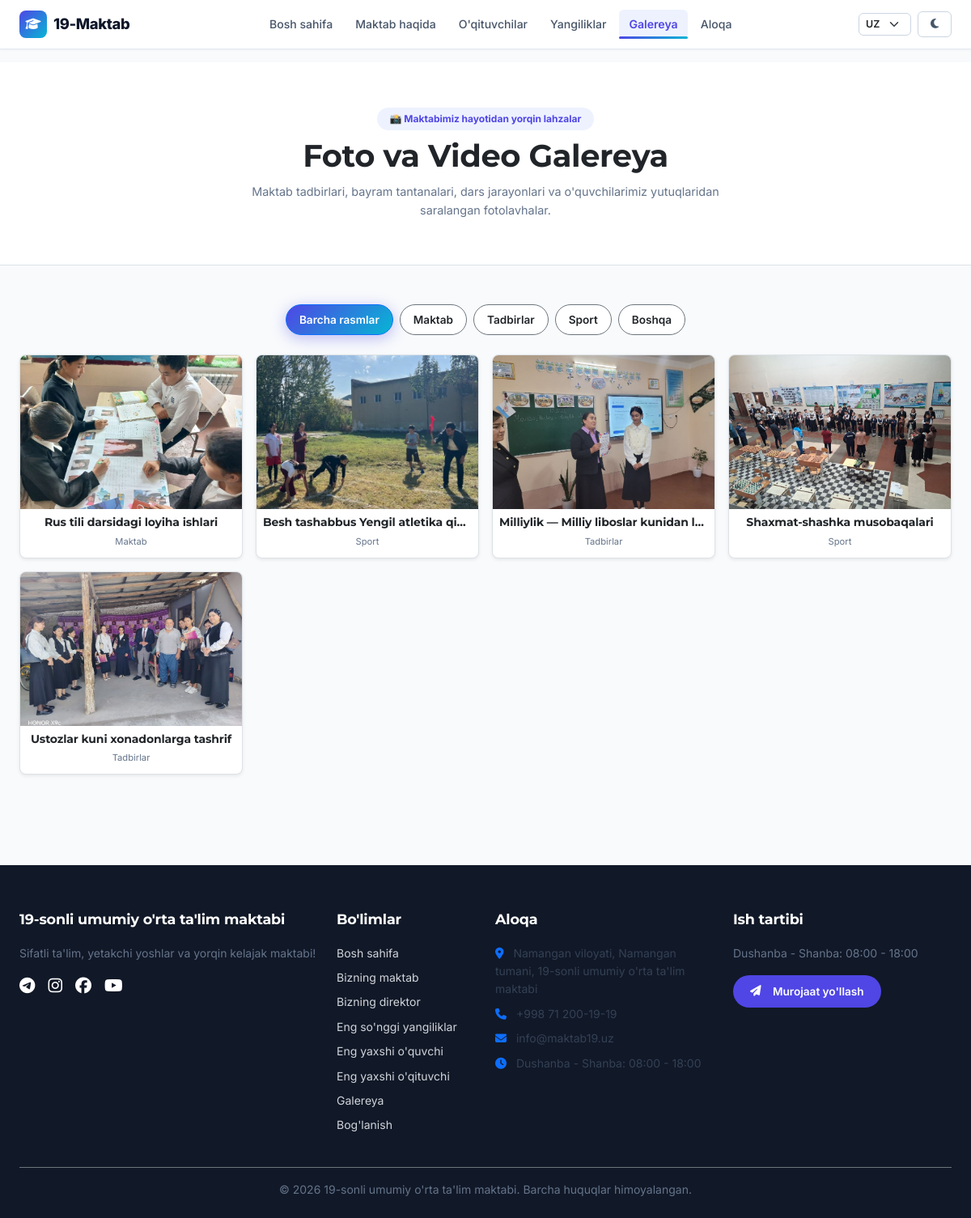
The page /gallery/ on the database as committed earlier.
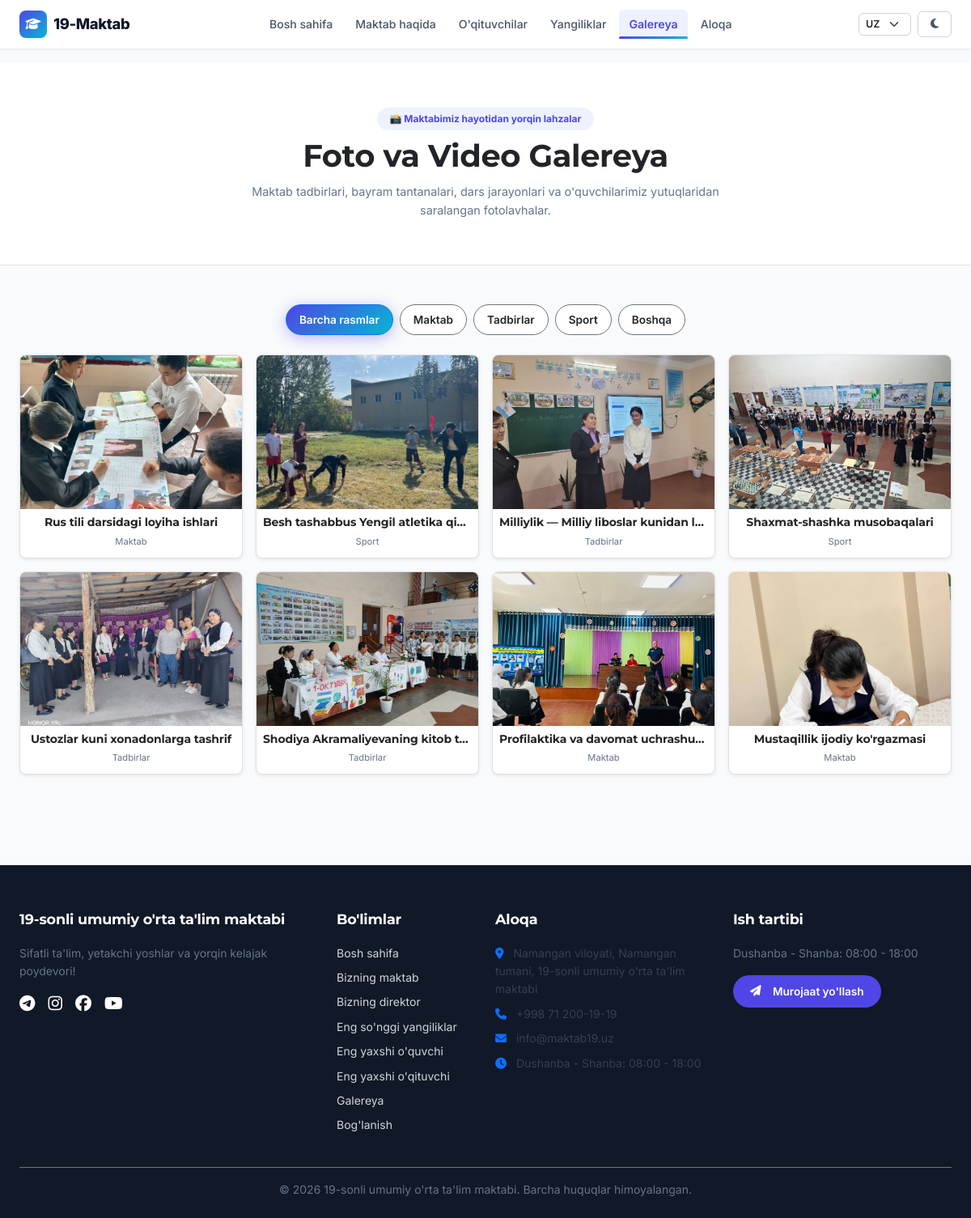
The same page on the database as committed later.
### apps/core/models.py (models this page shows, shortened)
class GalleryImage(models.Model):
    CATEGORY_CHOICES = [
        ('school', 'Maktab'),
        ('events', 'Tadbirlar'),
        ('sports', 'Sport'),
        ('other', 'Boshqa'),
    ]
    title = models.CharField(max_length=200, verbose_name="Rasm nomi")
    image = models.ImageField(upload_to='gallery/', verbose_name="Rasm fayli")
    category = models.CharField(max_length=50, choices=CATEGORY_CHOICES, default='school', verbose_name="Kategoriya")
    order = models.PositiveIntegerField(default=0, verbose_name="Tartib raqami")
    is_active = models.BooleanField(default=True, verbose_name="Faol")
    created_at = models.DateTimeField(auto_now_add=True, verbose_name="Yuklangan vaqti")
    class Meta:
        verbose_name = 'Galereya rasmi'
        verbose_name_plural = 'Galereya rasmlari'
        ordering = ['order', '-created_at']

class SiteSettings(models.Model):
    school_name = models.CharField(max_length=200, verbose_name="Maktab nomi (UZ)")
    school_name_ru = models.CharField(max_length=200, blank=True, verbose_name="Maktab nomi (RU)")
    school_name_en = models.CharField(max_length=200, blank=True, verbose_name="Maktab nomi (EN)")
    tagline = models.CharField(max_length=300, blank=True, verbose_name="Shior (UZ)")
    tagline_ru = models.CharField(max_length=300, blank=True, verbose_name="Shior (RU)")
    tagline_en = models.CharField(max_length=300, blank=True, verbose_name="Shior (EN)")
    hero_image = models.ImageField(upload_to='site/', blank=True, null=True, verbose_name="Bosh sahifa rasmi")
    about_text = models.TextField(blank=True, verbose_name="Maktab haqida (UZ)")
    about_text_ru = models.TextField(blank=True, verbose_name="Maktab haqida (RU)")
    about_text_en = models.TextField(blank=True, verbose_name="Maktab haqida (EN)")
    director_name = models.CharField(max_length=200, blank=True, verbose_name="Direktor F.I.Sh")
    director_message = models.TextField(blank=True, verbose_name="Direktor murojaati")
    director_photo = models.ImageField(upload_to='director/', blank=True, null=True, verbose_name="Direktor rasmi")
    phone = models.CharField(max_length=50, blank=True, verbose_name="Telefon raqam")
    email = models.EmailField(blank=True, verbose_name="Elektron pochta")
    address = models.TextField(blank=True, verbose_name="Manzil (UZ)")
    address_ru = models.TextField(blank=True, verbose_name="Manzil (RU)")
    address_en = models.TextField(blank=True, verbose_name="Manzil (EN)")
    working_hours = models.CharField(max_length=200, blank=True, verbose_name="Ish vaqti")
    facebook_url = models.URLField(blank=True, verbose_name="Facebook havolasi")
    telegram_url = models.URLField(blank=True, verbose_name="Telegram havolasi")
    instagram_url = models.URLField(blank=True, verbose_name="Instagram havolasi")
    youtube_url = models.URLField(blank=True, verbose_name="YouTube havolasi")
    primary_color = models.CharField(max_length=7, default='#4F46E5', verbose_name="Asosiy rang")
    secondary_color = models.CharField(max_length=7, default='#06B6D4', verbose_name="Qo'shimcha rang")
    accent_color = models.CharField(max_length=7, default='#FACC15', verbose_name="Urg'u rangi")
    class Meta:
        verbose_name = 'Sayt sozlamalari'
        verbose_name_plural = 'Sayt sozlamalari'
    @property
    def localized_name(self):
        lang = get_language() or 'uz'
        if lang.startswith('ru') and self.school_name_ru:
            return self.school_name_ru
        if lang.startswith('en') and self.school_name_en:
            return self.school_name_en
        return self.school_name
    @property
    def localized_tagline(self):
        lang = get_language() or 'uz'
        if lang.startswith('ru') and self.tagline_ru:
            return self.tagline_ru
        if lang.startswith('en') and self.tagline_en:
            return self.tagline_en
        return self.tagline
    @property
    def localized_address(self):
        lang = get_language() or 'uz'
        if lang.startswith('ru') and self.address_ru:
            return self.address_ru
        if lang.startswith('en') and self.address_en:
            return self.address_en
        return self.address

### apps/core/views.py (the view)
# urls.py: path('gallery/', views.gallery_view, name='gallery'),
def gallery_view(request):
    category = request.GET.get('category', 'all')
    images = GalleryImage.objects.filter(is_active=True)
    if category and category != 'all':
        images = images.filter(category=category)
    images = images.order_by('order', '-created_at')
    context = {
        'images': images,
        'current_category': category,
        'categories': GalleryImage.CATEGORY_CHOICES,
    }
    return render(request, 'gallery.html', context)

### templates/gallery.html (shortened to what this page needs)
{% extends 'base.html' %}
{% load i18n static %}
{% block content %}
<section class="py-5 bg-white border-bottom text-center">
  <div class="container py-2">
    <span class="badge rounded-pill px-3 py-2 mb-2" style="background:#EEF2FF; color:var(--primary,#4F46E5); font-weight:700; font-size:0.75rem;">
      📸 {% trans "Maktabimiz hayotidan yorqin lahzalar" %}
    </span>
    <h1 class="fw-bold mb-2 text-dark" style="font-size:clamp(1.6rem, 3.5vw, 2.4rem);">
      {% trans "Foto va Video Galereya" %}
    </h1>
    <p class="text-muted mx-auto mb-0" style="max-width:620px; font-size:0.9rem;">
      {% trans "Maktab tadbirlari, bayram tantanalari, dars jarayonlari va o'quvchilarimiz yutuqlaridan saralangan fotolavhalar." %}
    </p>
  </div>
</section>
<section class="py-5" style="background:#F8FAFC;">
  <div class="container">
    <div class="d-flex flex-wrap justify-content-center gap-2 mb-4">
      <a href="{% url 'gallery' %}"
         class="btn btn-sm rounded-pill px-3 py-2 fw-semibold {% if current_category == 'all' or not current_category %}btn-primary text-white{% else %}btn-outline-secondary bg-white text-dark{% endif %}">
        {% trans "Barcha rasmlar" %}
      </a>
      {% for slug, name in categories %}
      <a href="{% url 'gallery' %}?category={{ slug }}"
         class="btn btn-sm rounded-pill px-3 py-2 fw-semibold {% if current_category == slug %}btn-primary text-white{% else %}btn-outline-secondary bg-white text-dark{% endif %}">
        {{ name }}
      </a>
      {% endfor %}
    </div>
    <div class="row g-3">
      {% for item in images %}
      <div class="col-6 col-md-4 col-lg-3">
        <div class="gallery-card rounded-3 overflow-hidden shadow-sm bg-white border h-100 position-relative group">
          <div style="height: 190px; overflow:hidden;">
            <img src="{{ item.image.url }}" alt="{{ item.title }}"
                 class="w-100 h-100 object-fit-cover" loading="lazy" style="transition: transform 0.3s ease;">
          </div>
          <div class="p-2 text-center">
            <h6 class="small fw-bold mb-0 text-dark text-truncate">{{ item.title }}</h6>
            <small class="text-muted" style="font-size:0.7rem;">{{ item.get_category_display }}</small>
          </div>
        </div>
      </div>
      {% endfor %}
    </div>
  </div>
</section>
{% endblock %}

### templates/base.html (shortened to what this page needs)
{% load i18n static %}
<!DOCTYPE html>
<html lang="{{ LANGUAGE_CODE|default:'uz' }}">
<head>
    <link href="https://cdn.jsdelivr.net/npm/bootstrap@5.3.3/dist/css/bootstrap.min.css" rel="stylesheet">
    <link rel="stylesheet" href="https://cdnjs.cloudflare.com/ajax/libs/font-awesome/6.5.1/css/all.min.css">
    <link rel="stylesheet" href="{% static 'css/main.css' %}">
    <link rel="stylesheet" href="{% static 'css/style.css' %}">
</head>
<body>
    <header class="main-header sticky-top">
        <nav class="navbar navbar-expand-lg py-2">
            <div class="container">
                <a class="navbar-brand d-flex align-items-center gap-2" href="{% url 'home' %}">
                    <span class="brand-icon">
                        <i class="fas fa-graduation-cap"></i>
                    </span>
                    <span class="brand-name">19-Maktab</span>
                </a>
                <div class="collapse navbar-collapse" id="mainNavbar">
                    <ul class="navbar-nav mx-auto mb-2 mb-lg-0 align-items-lg-center">
                        <li class="nav-item">
                            <a class="nav-link {% if request.resolver_match.url_name == 'home' and not request.GET %}active{% endif %}" href="{% url 'home' %}">
                                {% trans "Bosh sahifa" %}
                            </a>
                        </li>
                        <li class="nav-item">
                            <a class="nav-link {% if request.resolver_match.url_name == 'about' %}active{% endif %}" href="{% url 'about' %}">
                                {% trans "Maktab haqida" %}
                            </a>
                        </li>
                        <li class="nav-item">
                            <a class="nav-link {% if 'teachers' in request.path %}active{% endif %}" href="{% url 'teachers:list' %}">
                                {% trans "O'qituvchilar" %}
                            </a>
                        </li>
                        <li class="nav-item">
                            <a class="nav-link {% if 'news' in request.path %}active{% endif %}" href="{% url 'news:list' %}">
                                {% trans "Yangiliklar" %}
                            </a>
                        </li>
                        <li class="nav-item">
                            <a class="nav-link {% if request.resolver_match.url_name == 'gallery' %}active{% endif %}" href="{% url 'gallery' %}">
                                {% trans "Galereya" %}
                            </a>
                        </li>
                        <li class="nav-item">
                            <a class="nav-link {% if 'contact' in request.path %}active{% endif %}" href="{% url 'contacts:contact' %}">
                                {% trans "Aloqa" %}
                            </a>
                        </li>
                    </ul>
                    <div class="d-flex align-items-center gap-2 mt-2 mt-lg-0">
                        {% get_current_language as CURRENT_LANGUAGE %}
                        <select id="languageSwitcher" class="form-select form-select-sm lang-select" aria-label="Til tanlash">
                            <option value="uz" {% if CURRENT_LANGUAGE == 'uz' %}selected{% endif %}>UZ</option>
                        </select>
                        <button id="darkModeToggle" class="btn btn-sm btn-theme-toggle" aria-label="Rejim" title="Light / Dark mode">
                            <i class="fas fa-moon" id="darkModeIcon"></i>
                        </button>
                    </div>
                </div>
            </div>
        </nav>
    </header>
    <main>
        {% block content %}{% endblock %}
    </main>
    <footer>
        <div class="container">
            <div class="row g-4 mb-4">
                <div class="col-lg-4 col-md-6">
                    <h5 class="footer-title">{{ site_settings.localized_name|default:"19-Maktab" }}</h5>
                    <p class="small text-muted">{{ site_settings.localized_tagline|default:"Zamonaviy ta'lim va ma'naviyat maskani." }}</p>
                    <div class="d-flex gap-3 mt-3">
                        {% if site_settings.telegram_url %}
                            <a href="{{ site_settings.telegram_url }}" target="_blank" class="text-white"><i class="fab fa-telegram fa-lg"></i></a>
                        {% endif %}
                        {% if site_settings.instagram_url %}
                            <a href="{{ site_settings.instagram_url }}" target="_blank" class="text-white"><i class="fab fa-instagram fa-lg"></i></a>
                        {% endif %}
                        {% if site_settings.facebook_url %}
                            <a href="{{ site_settings.facebook_url }}" target="_blank" class="text-white"><i class="fab fa-facebook fa-lg"></i></a>
                        {% endif %}
                        {% if site_settings.youtube_url %}
                            <a href="{{ site_settings.youtube_url }}" target="_blank" class="text-white"><i class="fab fa-youtube fa-lg"></i></a>
                        {% endif %}
                    </div>
                </div>
                <div class="col-lg-2 col-md-6">
                    <h5 class="footer-title">{% trans "Bo'limlar" %}</h5>
                    <ul class="list-unstyled small d-flex flex-column gap-2">
                        <li><a href="{% url 'home' %}">{% trans "Bosh sahifa" %}</a></li>
                        <li><a href="{% url 'home' %}#bizning-maktab">{% trans "Bizning maktab" %}</a></li>
                        <li><a href="{% url 'home' %}#bizning-direktor">{% trans "Bizning direktor" %}</a></li>
                        <li><a href="{% url 'home' %}#eng-yangiliklar">{% trans "Eng so'nggi yangiliklar" %}</a></li>
                        <li><a href="{% url 'home' %}#eng-yaxshi-oquvchi">{% trans "Eng yaxshi o'quvchi" %}</a></li>
                        <li><a href="{% url 'home' %}#eng-yaxshi-oqituvchi">{% trans "Eng yaxshi o'qituvchi" %}</a></li>
                        <li><a href="{% url 'gallery' %}">{% trans "Galereya" %}</a></li>
                        <li><a href="{% url 'contacts:contact' %}">{% trans "Bog'lanish" %}</a></li>
                    </ul>
                </div>
                <div class="col-lg-3 col-md-6">
                    <h5 class="footer-title">{% trans "Aloqa" %}</h5>
                    <ul class="list-unstyled small text-muted d-flex flex-column gap-2">
                        <li><i class="fas fa-map-marker-alt me-2 text-primary"></i> {{ site_settings.localized_address|default:"Namangan viloyati, Namangan tumani, 19-maktab" }}</li>
                        <li><i class="fas fa-phone me-2 text-primary"></i> {{ site_settings.phone|default:"+998 69 227-19-19" }}</li>
                        <li><i class="fas fa-envelope me-2 text-primary"></i> {{ site_settings.email|default:"info@maktab19.uz" }}</li>
                        <li><i class="fas fa-clock me-2 text-primary"></i> {{ site_settings.working_hours|default:"08:00 - 18:00" }}</li>
                    </ul>
                </div>
                <div class="col-lg-3 col-md-6">
                    <h5 class="footer-title">{% trans "Ish tartibi" %}</h5>
                    <p class="small text-muted">{{ site_settings.working_hours|default:"Dushanba - Shanba: 08:00 - 18:00" }}</p>
                    <a href="{% url 'contacts:contact' %}" class="btn btn-sm text-white" style="background-color: var(--primary);">
                        <i class="fas fa-paper-plane me-1"></i> {% trans "Murojaat yo'llash" %}
                    </a>
                </div>
            </div>
            <div class="border-top border-secondary pt-3 text-center small text-muted">
                &copy; {% now "Y" %} {{ site_settings.localized_name|default:"19-Maktab" }}. {% trans "Barcha huquqlar himoyalangan." %}
            </div>
        </div>
    </footer>
</body>
</html>

Rows that differ between the two databases and show on the page:
added GalleryImage: image (picture), title "Shodiya Akramaliyevaning kitob t…", category "Tadbirlar"
added GalleryImage: image (picture), title "Profilaktika va davomat uchrashu…", category "Maktab"
added GalleryImage: image (picture), title "Mustaqillik ijodiy ko'rgazmasi", category "Maktab"
changed SiteSettings "19-sonli umumiy o'rta ta'lim maktabi": localized_tagline "Sifatli ta'lim, yetakchi yoshlar va yorqin kelajak maktabi!" → "Sifatli ta'lim, yetakchi yoshlar va yorqin kelajak poydevori!"
